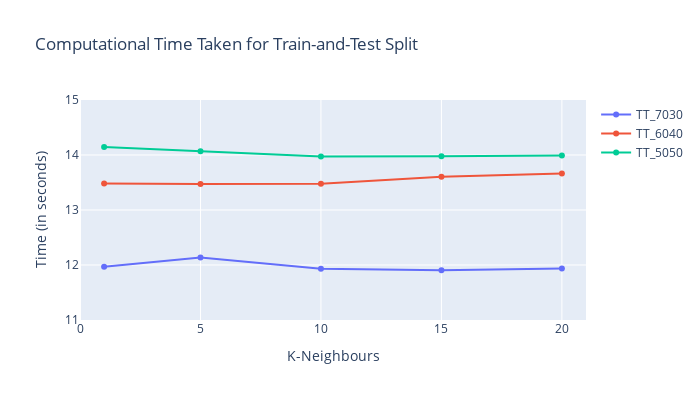

This figure's notebook cell:
### Code cell
fig = make_subplots(rows=1, cols = 1)
fig.add_scatter(x=K, y=y1, name='TT_7030')
fig.add_scatter(x=K, y=y2, name='TT_6040')
fig.add_scatter(x=K, y=y3, name='TT_5050')
fig.update_yaxes(title_text="Time (in seconds)", range=[11, 15])
fig.update_xaxes(title_text="K-Neighbours", range=[0,21])
fig.update_layout(height = 400, width = 700, title_text="Computational Time Taken for Train-and-Test Split")
fig.show()

### Figure 1 — Plotly figure (JSON) as saved in the notebook; plotly's stock layout.template omitted (floating-point values rounded to 4 significant figures)
{"data": [{"name": "TT_7030", "type": "scatter", "x": [1, 5, 10, 15, 20], "y": [11.97, 12.14, 11.93, 11.91, 11.94]}, {"name": "TT_6040", "type": "scatter", "x": [1, 5, 10, 15, 20], "y": [13.48, 13.47, 13.48, 13.6, 13.66]}, {"name": "TT_5050", "type": "scatter", "x": [1, 5, 10, 15, 20], "y": [14.15, 14.07, 13.97, 13.98, 13.99]}], "layout": {"height": 400, "title": {"text": "Computational Time Taken for Train-and-Test Split"}, "width": 700, "xaxis": {"anchor": "y", "domain": [0, 1], "range": [0, 21], "title": {"text": "K-Neighbours"}}, "yaxis": {"anchor": "x", "domain": [0, 1], "range": [11, 15], "title": {"text": "Time (in seconds)"}}}}
